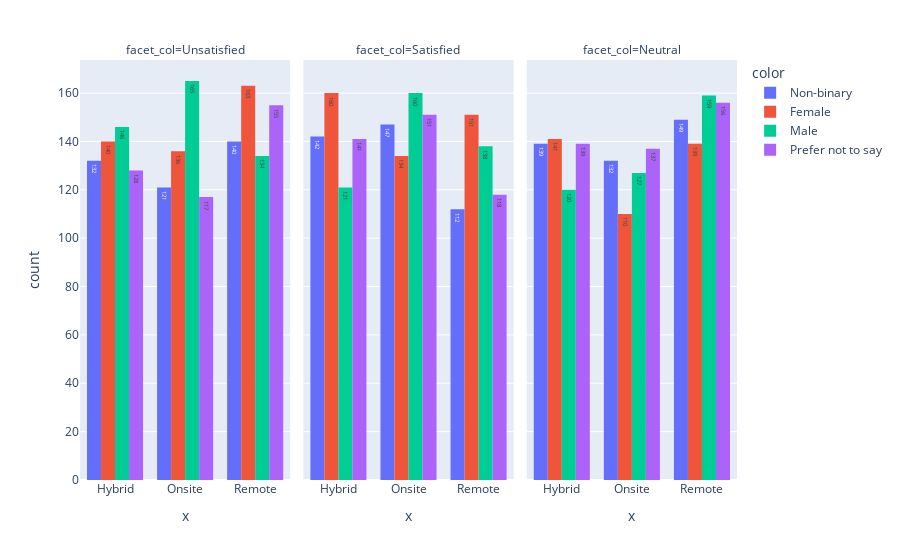

This figure's notebook cell:
### Code cell
fig = px.histogram(x = df['Work_Location'], text_auto=True, color=df['Gender'], facet_col=df['Satisfaction_with_Remote_Work'], barmode= 'group')
fig.show()

### Figure 1 — Plotly figure (JSON) as saved in the notebook; plotly's stock layout.template omitted (floating-point values rounded to 4 significant figures; data arrays with more than 128 entries replaced by an {"elided": "..."} marker saying what was removed)
{"data": [{"alignmentgroup": "True", "bingroup": "x", "hovertemplate": "color=Non-binary<br>facet_col=Unsatisfied<br>x=%{x}<br>count=%{y}<extra></extra>", "legendgroup": "Non-binary", "marker": {"color": "#636efa", "pattern": {"shape": ""}}, "name": "Non-binary", "offsetgroup": "Non-binary", "orientation": "v", "showlegend": true, "texttemplate": "%{value}", "type": "histogram", "x": {"elided": "393 str values"}, "xaxis": "x", "yaxis": "y"}, {"alignmentgroup": "True", "bingroup": "x", "hovertemplate": "color=Non-binary<br>facet_col=Satisfied<br>x=%{x}<br>count=%{y}<extra></extra>", "legendgroup": "Non-binary", "marker": {"color": "#636efa", "pattern": {"shape": ""}}, "name": "Non-binary", "offsetgroup": "Non-binary", "orientation": "v", "showlegend": false, "texttemplate": "%{value}", "type": "histogram", "x": {"elided": "401 str values"}, "xaxis": "x2", "yaxis": "y2"}, {"alignmentgroup": "True", "bingroup": "x", "hovertemplate": "color=Non-binary<br>facet_col=Neutral<br>x=%{x}<br>count=%{y}<extra></extra>", "legendgroup": "Non-binary", "marker": {"color": "#636efa", "pattern": {"shape": ""}}, "name": "Non-binary", "offsetgroup": "Non-binary", "orientation": "v", "showlegend": false, "texttemplate": "%{value}", "type": "histogram", "x": {"elided": "420 str values"}, "xaxis": "x3", "yaxis": "y3"}, {"alignmentgroup": "True", "bingroup": "x", "hovertemplate": "color=Female<br>facet_col=Unsatisfied<br>x=%{x}<br>count=%{y}<extra></extra>", "legendgroup": "Female", "marker": {"color": "#EF553B", "pattern": {"shape": ""}}, "name": "Female", "offsetgroup": "Female", "orientation": "v", "showlegend": true, "texttemplate": "%{value}", "type": "histogram", "x": {"elided": "439 str values"}, "xaxis": "x", "yaxis": "y"}, {"alignmentgroup": "True", "bingroup": "x", "hovertemplate": "color=Female<br>facet_col=Satisfied<br>x=%{x}<br>count=%{y}<extra></extra>", "legendgroup": "Female", "marker": {"color": "#EF553B", "pattern": {"shape": ""}}, "name": "Female", "offsetgroup": "Female", "orientation": "v", "showlegend": false, "texttemplate": "%{value}", "type": "histogram", "x": {"elided": "445 str values"}, "xaxis": "x2", "yaxis": "y2"}, {"alignmentgroup": "True", "bingroup": "x", "hovertemplate": "color=Female<br>facet_col=Neutral<br>x=%{x}<br>count=%{y}<extra></extra>", "legendgroup": "Female", "marker": {"color": "#EF553B", "pattern": {"shape": ""}}, "name": "Female", "offsetgroup": "Female", "orientation": "v", "showlegend": false, "texttemplate": "%{value}", "type": "histogram", "x": {"elided": "390 str values"}, "xaxis": "x3", "yaxis": "y3"}, {"alignmentgroup": "True", "bingroup": "x", "hovertemplate": "color=Male<br>facet_col=Unsatisfied<br>x=%{x}<br>count=%{y}<extra></extra>", "legendgroup": "Male", "marker": {"color": "#00cc96", "pattern": {"shape": ""}}, "name": "Male", "offsetgroup": "Male", "orientation": "v", "showlegend": true, "texttemplate": "%{value}", "type": "histogram", "x": {"elided": "445 str values"}, "xaxis": "x", "yaxis": "y"}, {"alignmentgroup": "True", "bingroup": "x", "hovertemplate": "color=Male<br>facet_col=Satisfied<br>x=%{x}<br>count=%{y}<extra></extra>", "legendgroup": "Male", "marker": {"color": "#00cc96", "pattern": {"shape": ""}}, "name": "Male", "offsetgroup": "Male", "orientation": "v", "showlegend": false, "texttemplate": "%{value}", "type": "histogram", "x": {"elided": "419 str values"}, "xaxis": "x2", "yaxis": "y2"}, {"alignmentgroup": "True", "bingroup": "x", "hovertemplate": "color=Male<br>facet_col=Neutral<br>x=%{x}<br>count=%{y}<extra></extra>", "legendgroup": "Male", "marker": {"color": "#00cc96", "pattern": {"shape": ""}}, "name": "Male", "offsetgroup": "Male", "orientation": "v", "showlegend": false, "texttemplate": "%{value}", "type": "histogram", "x": {"elided": "406 str values"}, "xaxis": "x3", "yaxis": "y3"}, {"alignmentgroup": "True", "bingroup": "x", "hovertemplate": "color=Prefer not to say<br>facet_col=Unsatisfied<br>x=%{x}<br>count=%{y}<extra></extra>", "legendgroup": "Prefer not to say", "marker": {"color": "#ab63fa", "pattern": {"shape": ""}}, "name": "Prefer not to say", "offsetgroup": "Prefer not to say", "orientation": "v", "showlegend": true, "texttemplate": "%{value}", "type": "histogram", "x": {"elided": "400 str values"}, "xaxis": "x", "yaxis": "y"}, {"alignmentgroup": "True", "bingroup": "x", "hovertemplate": "color=Prefer not to say<br>facet_col=Satisfied<br>x=%{x}<br>count=%{y}<extra></extra>", "legendgroup": "Prefer not to say", "marker": {"color": "#ab63fa", "pattern": {"shape": ""}}, "name": "Prefer not to say", "offsetgroup": "Prefer not to say", "orientation": "v", "showlegend": false, "texttemplate": "%{value}", "type": "histogram", "x": {"elided": "410 str values"}, "xaxis": "x2", "yaxis": "y2"}, {"alignmentgroup": "True", "bingroup": "x", "hovertemplate": "color=Prefer not to say<br>facet_col=Neutral<br>x=%{x}<br>count=%{y}<extra></extra>", "legendgroup": "Prefer not to say", "marker": {"color": "#ab63fa", "pattern": {"shape": ""}}, "name": "Prefer not to say", "offsetgroup": "Prefer not to say", "orientation": "v", "showlegend": false, "texttemplate": "%{value}", "type": "histogram", "x": {"elided": "432 str values"}, "xaxis": "x3", "yaxis": "y3"}], "layout": {"annotations": [{"font": {}, "showarrow": false, "text": "facet_col=Unsatisfied", "x": 0.16, "xanchor": "center", "xref": "paper", "y": 1, "yanchor": "bottom", "yref": "paper"}, {"font": {}, "showarrow": false, "text": "facet_col=Satisfied", "x": 0.5, "xanchor": "center", "xref": "paper", "y": 1, "yanchor": "bottom", "yref": "paper"}, {"font": {}, "showarrow": false, "text": "facet_col=Neutral", "x": 0.84, "xanchor": "center", "xref": "paper", "y": 1, "yanchor": "bottom", "yref": "paper"}], "barmode": "group", "legend": {"title": {"text": "color"}, "tracegroupgap": 0}, "margin": {"t": 60}, "xaxis": {"anchor": "y", "domain": [0, 0.32], "title": {"text": "x"}}, "xaxis2": {"anchor": "y2", "domain": [0.34, 0.66], "matches": "x", "title": {"text": "x"}}, "xaxis3": {"anchor": "y3", "domain": [0.68, 1.0], "matches": "x", "title": {"text": "x"}}, "yaxis": {"anchor": "x", "domain": [0, 1], "title": {"text": "count"}}, "yaxis2": {"anchor": "x2", "domain": [0, 1], "matches": "y", "showticklabels": false}, "yaxis3": {"anchor": "x3", "domain": [0, 1], "matches": "y", "showticklabels": false}}}
